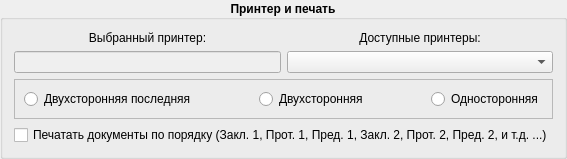
         <widget class="QGroupBox" name="groupBox_main_printer">
          <property name="font">
           <font>
            <pointsize>9</pointsize>
            <weight>75</weight>
            <bold>true</bold>
           </font>
          </property>
          <property name="title">
           <string>Принтер и печать</string>
          </property>
          <property name="alignment">
           <set>Qt::AlignCenter</set>
          </property>
          <layout class="QGridLayout" name="gridLayout_10">
           <item row="1" column="0">
            <widget class="QLineEdit" name="lineEdit_main_printer">
             <property name="enabled">
              <bool>false</bool>
             </property>
             <property name="sizePolicy">
              <sizepolicy hsizetype="Expanding" vsizetype="Fixed">
               <horstretch>0</horstretch>
               <verstretch>0</verstretch>
              </sizepolicy>
             </property>
             <property name="font">
              <font>
               <pointsize>9</pointsize>
               <weight>50</weight>
               <bold>false</bold>
              </font>
             </property>
            </widget>
           </item>
           <item row="2" column="0" colspan="2">
            <widget class="QFrame" name="frame_3">
             <property name="sizePolicy">
              <sizepolicy hsizetype="Preferred" vsizetype="Fixed">
               <horstretch>0</horstretch>
               <verstretch>0</verstretch>
              </sizepolicy>
             </property>
             <property name="font">
              <font>
               <pointsize>9</pointsize>
               <weight>75</weight>
               <bold>true</bold>
              </font>
             </property>
             <property name="frameShape">
              <enum>QFrame::StyledPanel</enum>
             </property>
             <property name="frameShadow">
              <enum>QFrame::Raised</enum>
             </property>
             <layout class="QGridLayout" name="gridLayout_4">
              <item row="0" column="0">
               <widget class="QRadioButton" name="radioButton_main_group4_last_duplex">
                <property name="font">
                 <font>
                  <pointsize>9</pointsize>
                  <weight>50</weight>
                  <bold>false</bold>
                 </font>
                </property>
                <property name="text">
                 <string>Двухсторонняя последняя</string>
                </property>
               </widget>
              </item>
              <item row="0" column="4">
               <widget class="QRadioButton" name="radioButton_main_group4_one_side">
                <property name="font">
                 <font>
                  <pointsize>9</pointsize>
                  <weight>50</weight>
                  <bold>false</bold>
                 </font>
                </property>
                <property name="text">
                 <string>Односторонняя</string>
                </property>
               </widget>
              </item>
              <item row="0" column="1">
               <spacer name="horizontalSpacer_6">
                <property name="font">
                 <font>
                  <pointsize>9</pointsize>
                  <weight>75</weight>
                  <bold>true</bold>
                 </font>
                </property>
                <property name="orientation">
                 <enum>Qt::Horizontal</enum>
                </property>
                <property name="sizeHint" stdset="0">
                 <size>
                  <width>40</width>
                  <height>20</height>
                 </size>
                </property>
               </spacer>
              </item>
              <item row="0" column="2">
               <widget class="QRadioButton" name="radioButton_main_group4_duplex">
                <property name="font">
                 <font>
                  <pointsize>9</pointsize>
                  <weight>50</weight>
                  <bold>false</bold>
                 </font>
                </property>
                <property name="text">
                 <string>Двухсторонняя</string>
                </property>
               </widget>
              </item>
              <item row="0" column="3">
               <spacer name="horizontalSpacer_7">
                <property name="font">
                 <font>
                  <pointsize>9</pointsize>
                  <weight>75</weight>
                  <bold>true</bold>
                 </font>
                </property>
                <property name="orientation">
                 <enum>Qt::Horizontal</enum>
                </property>
                <property name="sizeHint" stdset="0">
                 <size>
                  <width>40</width>
                  <height>20</height>
                 </size>
                </property>
               </spacer>
              </item>
             </layout>
            </widget>
           </item>
           <item row="0" column="1">
            <widget class="QLabel" name="label_main_available_printer">
             <property name="sizePolicy">
              <sizepolicy hsizetype="Preferred" vsizetype="Fixed">
               <horstretch>0</horstretch>
               <verstretch>0</verstretch>
              </sizepolicy>
             </property>
             <property name="font">
              <font>
               <pointsize>9</pointsize>
               <weight>50</weight>
               <bold>false</bold>
              </font>
             </property>
             <property name="text">
              <string>Доступные принтеры:</string>
             </property>
             <property name="alignment">
              <set>Qt::AlignCenter</set>
             </property>
            </widget>
           </item>
           <item row="3" column="0" colspan="2">
            <widget class="QCheckBox" name="checkBox_main_print_order">
             <property name="font">
              <font>
               <pointsize>9</pointsize>
               <weight>50</weight>
               <bold>false</bold>
              </font>
             </property>
             <property name="text">
              <string>Печатать документы по порядку (Закл. 1, Прот. 1, Пред. 1, Закл. 2, Прот. 2, Пред. 2, и т.д. ...)</string>
             </property>
            </widget>
           </item>
           <item row="1" column="1">
            <widget class="QComboBox" name="comboBox_main_printer">
             <property name="sizePolicy">
              <sizepolicy hsizetype="Expanding" vsizetype="Fixed">
               <horstretch>0</horstretch>
               <verstretch>0</verstretch>
              </sizepolicy>
             </property>
             <property name="font">
              <font>
               <pointsize>9</pointsize>
               <weight>50</weight>
               <bold>false</bold>
              </font>
             </property>
            </widget>
           </item>
           <item row="0" column="0">
            <widget class="QLabel" name="label_main_selected_printer">
             <property name="sizePolicy">
              <sizepolicy hsizetype="Preferred" vsizetype="Fixed">
               <horstretch>0</horstretch>
               <verstretch>0</verstretch>
              </sizepolicy>
             </property>
             <property name="font">
              <font>
               <pointsize>9</pointsize>
               <weight>50</weight>
               <bold>false</bold>
              </font>
             </property>
             <property name="text">
              <string>Выбранный принтер:</string>
             </property>
             <property name="alignment">
              <set>Qt::AlignCenter</set>
             </property>
            </widget>
           </item>
          </layout>
         </widget>
